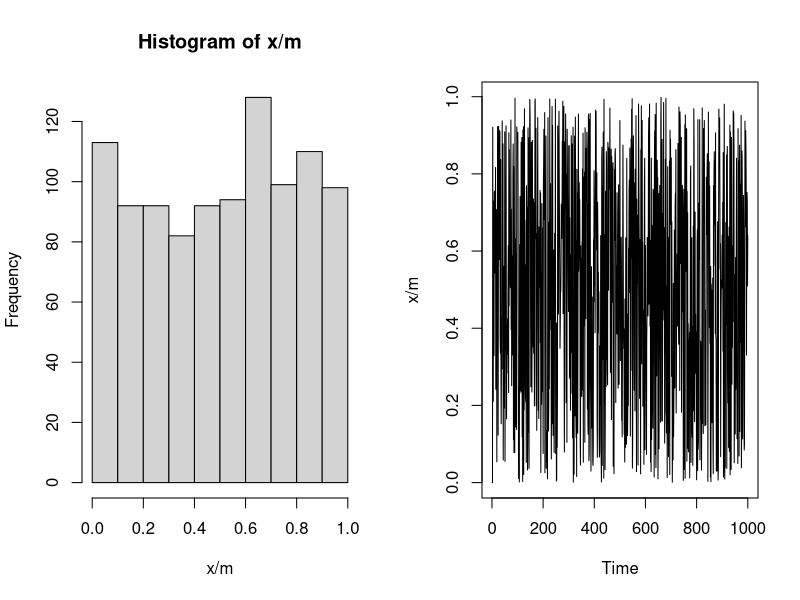
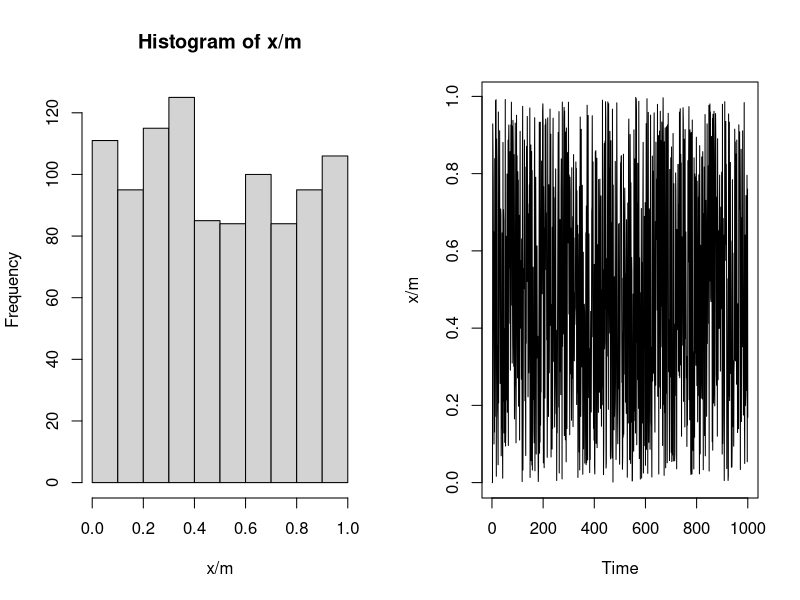
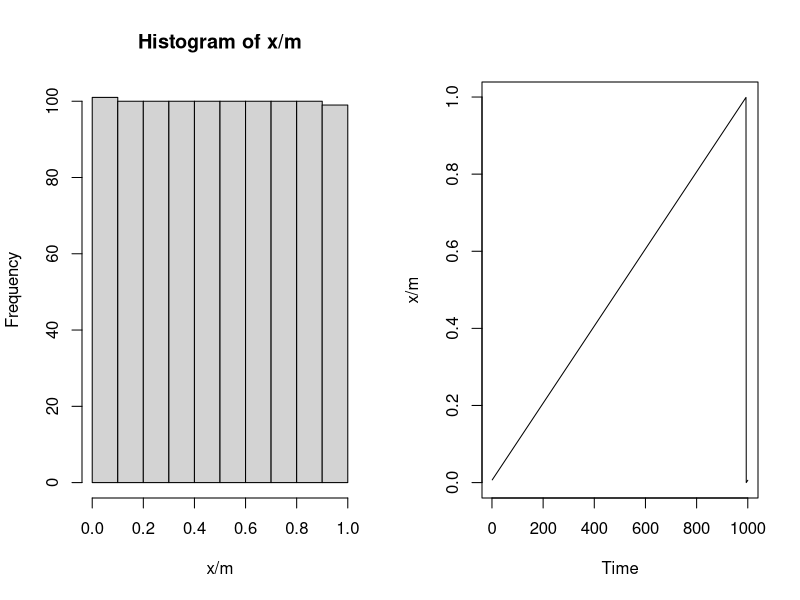

Write the R code that produced these figures, in order.

#################### Multiplicative Congruential Method ####################

m <- 2^(31) - 1
a <- 7^5
x <- numeric(length = 1e3)
x[1] <- 7  #x0
for(i in 2:1e3){
  x[i] <- (a * x[i-1]) %% m
}
par(mfrow = c(1,2))
hist(x/m) # looks close to uniformly distributed
plot.ts(x/m) # look like it's jumping around too


####################### Mixed Congruential Methd #######################

m <- 2^(31) - 1
a <- 7^5
c <- 2^(10) - 1
x <- numeric(length = 1e3)
x[1] <- 7
for(i in 2:1e3) {
  x[i] <- (c + a * x[i-1]) %% m
}
par(mfrow = c(1,2))
hist(x/m) # looks close to uniformly distributed
plot.ts(x/m) # look like it's jumping around too


###################### Caution #############################

m <- 1e3
a <- 1
c <- 1
x <- numeric(length = 1e3)
x[1] <- 7

for(i in 2:1e3) {
  x[i] <- (c + a * x[i-1]) %% m
}
par(mfrow = c(1,2))
hist(x/m) # looks close to uniformly distributed
plot.ts(x/m) # look like it's jumping around too

###################### Solving Simple Integral #######################

set.seed(1)
repeats <- 1e4
b <- 10
a <- 5
U <- runif(repeats, min = 0, max = 1)
X <- (b - a) * U + a #R is vectorized
5* mean(3*X^2 + 5*X)


####################### Higher Dimensional Integrals ######################

set.seed(1)
repeats <- 1e4
U1 <- runif(repeats, min = 0, max = 1)
X <- (6 - 5) * U + 5 
U2 <- runif(repeats, min = 0, max = 1)  # have to generate different U2
Y <- (3 - 2) * U + 2
mean(3*X^2 * Y)

